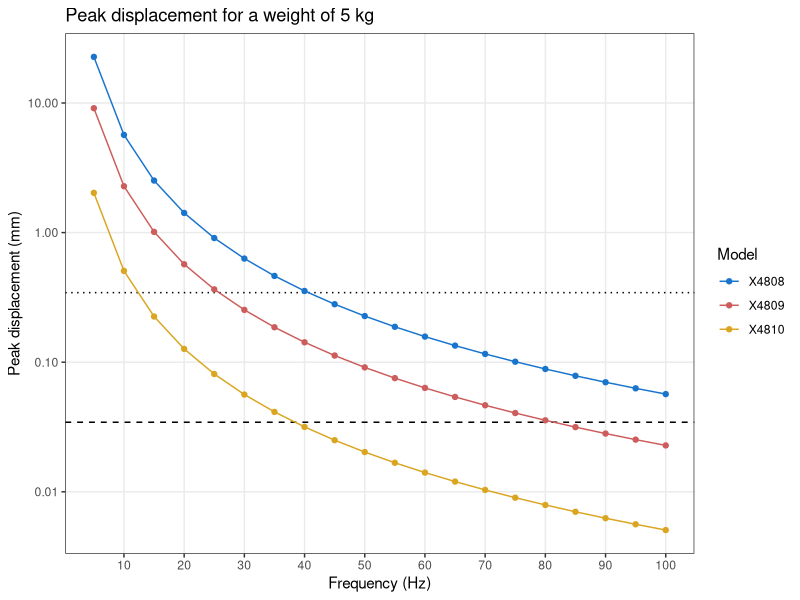
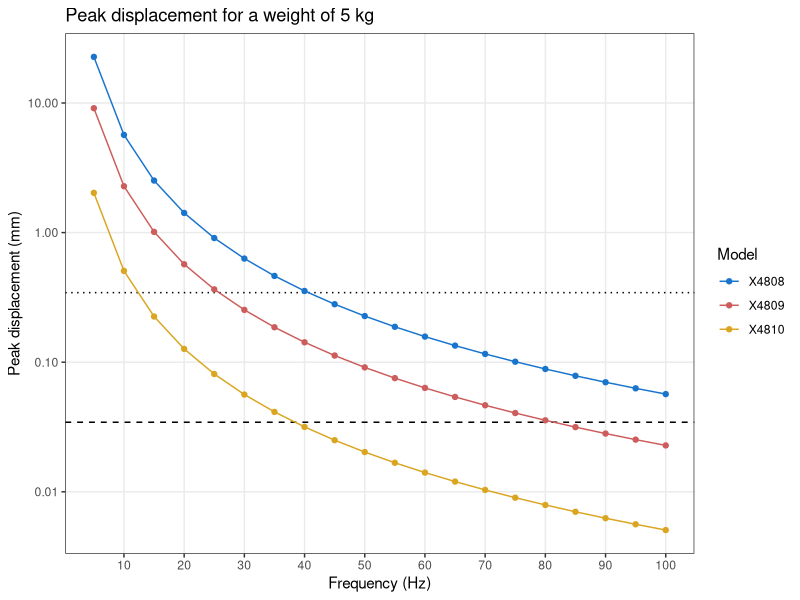

Here is the R script that generated these plots, in order:
library(ggplot2)
library(tidyr)

BACKGROUND <- 0.03442129 # mm
MASS <- 5 # kg

shakers <- data.frame(
  model = c("4810", "4809", "4808"),
  force = c(10, 45, 112)
)

# Peak displacement in mm
peak_displacement <- function(
  frequency,
  force,
  mass
) {
  acceleration = force / mass
  displacement <- acceleration / (2 * pi * frequency) ^ 2
  return(displacement * 1e3)
}

freq <- seq(0, 100, by = 5)
freq <- freq[freq > 0]

d <- lapply(shakers$force, \(force) {
  peak_displacement(freq, force, mass = MASS)
})
names(d) <- shakers$model
d <- as.data.frame(d)
d$frequency <- freq

# figure ------------
d |> 
  pivot_longer(
    cols = starts_with("X"),
    names_to = "model",
    values_to = "peakDisplacement"
) |> 
  ggplot() +
    aes(x = frequency, y = peakDisplacement, col = model, fill = model) +
    geom_hline(yintercept = BACKGROUND, linetype = "dashed") +
    geom_hline(yintercept = BACKGROUND * 10, linetype = "dotted") +
    geom_line() +
    geom_point(shape = 21) +
    scale_x_continuous("Frequency (Hz)", breaks = seq(0, 200, by = 10)) +
    scale_y_log10("Peak displacement (mm)") +
    scale_color_manual("Model", values = c("dodgerblue3", "indianred", "goldenrod")) +
    scale_fill_manual("Model", values = c("dodgerblue3", "indianred", "goldenrod")) +
    ggtitle(sprintf("Peak displacement for a weight of %d kg", MASS)) +
    theme_bw() +
    theme(
      panel.grid.minor = element_blank()
    )
ggsave("hbk.pdf", width = 5, height = 3)
